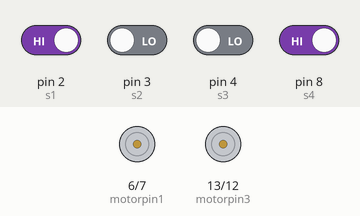
This sketch was run on a simulated Arduino Uno, built with avr-gcc and run on an emulated ATmega328P. Shown: motor-driver pin pairs drawn as motors (green arrow = first pin HIGH = forward, orange = second pin HIGH = backward, longer = more drive, scaled by the enable pin). Inputs (shaded band) come from the test bench; at power-on: pin 2 (s1), pin 8 (s4) HIGH, pin 3 (s2), pin 4 (s3) LOW. What the sketch prints to the serial monitor is not drawn.

Above: at 1.2 s.
1.3 s: pin 2 (s1) driven LOW
At 1.7 s:
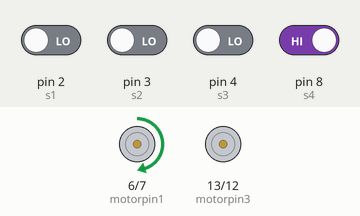
2.8 s: pin 8 (s4) driven LOW
At 4.0 s:
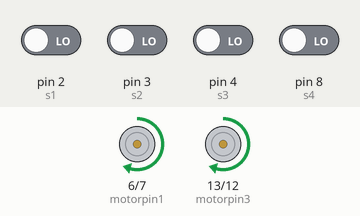
4.3 s: pin 3 (s2) driven HIGH
At 5.2 s:
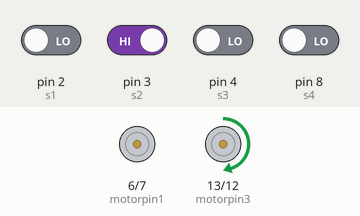
5.8 s: pin 3 (s2) driven LOW
At 6.4 s:
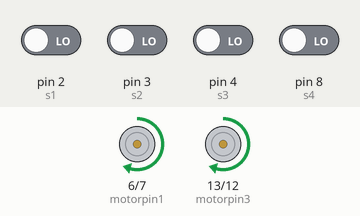
7.3 s: pin 4 (s3) driven HIGH
At 8.5 s:
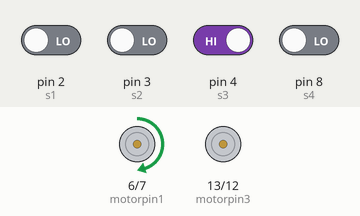
8.8 s: pin 4 (s3) driven LOW
At 9.8 s:
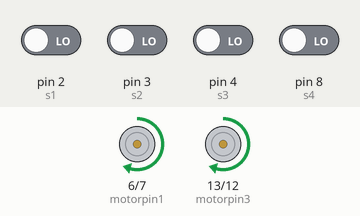
Timing chart, 0 to 11.3 s (numbered marks = the images above; inputs shaded):
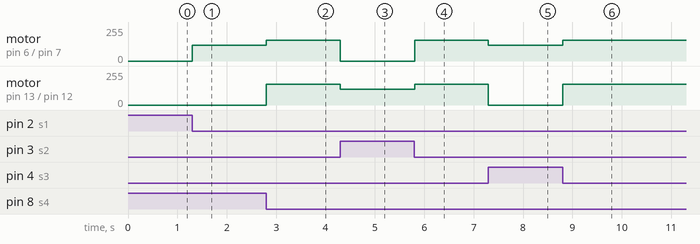

Measured:
- after the input at 1.3 s, motor on pin 6 (motorpin1) / pin 7 (motorpin2): stopped → forward 120/255 at once
- after the input at 2.8 s, motor on pin 6 (motorpin1) / pin 7 (motorpin2): forward 120/255 → forward 155/255 at once; motor on pin 13 (motorpin3) / pin 12 (motorpin4): stopped → forward 155/255 at once
- after the input at 4.3 s, motor on pin 6 (motorpin1) / pin 7 (motorpin2): forward 155/255 → stopped at once; motor on pin 13 (motorpin3) / pin 12 (motorpin4): forward 155/255 → forward 120/255 at once
- after the input at 5.8 s, motor on pin 6 (motorpin1) / pin 7 (motorpin2): stopped → forward 155/255 at once; motor on pin 13 (motorpin3) / pin 12 (motorpin4): forward 120/255 → forward 155/255 at once
- after the input at 7.3 s, motor on pin 6 (motorpin1) / pin 7 (motorpin2): forward 155/255 → forward 120/255 at once; motor on pin 13 (motorpin3) / pin 12 (motorpin4): forward 155/255 → stopped at once
- after the input at 8.8 s, motor on pin 6 (motorpin1) / pin 7 (motorpin2): forward 120/255 → forward 155/255 at once; motor on pin 13 (motorpin3) / pin 12 (motorpin4): stopped → forward 155/255 at once

The sketch:

line_fol_test.ino
```cpp
// EXP M2 Line Follower


int motorpin1 = 6;
int motorpin2 = 7;
int pwm1 = 5;               // LEFT motor pin and pwm

int motorpin3 = 13;
int motorpin4 = 12;
int pwm2 = 10;               // RIGHT motor pin and pwm

int s1 = 2; //orange
int s2 = 3; //white
int s3 = 4; //brown
int s4 = 8; //black                    // sensors

void setup() {
  // Sensor pins declared by pinMode

  Serial.begin(9600);
  pinMode(s1, INPUT);
  pinMode(s2, INPUT);
  pinMode(s3, INPUT);
  pinMode(s4, INPUT);

  // Motor pins and Pulse Width Modulation declared by pinMode
  pinMode(motorpin1, OUTPUT);
  pinMode(motorpin2, OUTPUT);
  pinMode(motorpin3, OUTPUT);
  pinMode(motorpin4, OUTPUT);
  pinMode(pwm1, OUTPUT);
  pinMode(pwm2, OUTPUT);
}

void loop() {

  Serial.print(digitalRead(s1));  // Mark the Sensors for instant Digital Read in 0,1
  Serial.print(digitalRead(s2));
  Serial.print(digitalRead(s3));
  Serial.print(digitalRead(s4));


  if (digitalRead(s1) == 0 && digitalRead(s2) == 1 && digitalRead(s3) == 1 && digitalRead(s4) == 0) {
    //Serial.println("FORWARD");
    forward();
  }
    else if  (digitalRead(s1) == 0 && digitalRead(s2) == 0 && digitalRead(s3) == 1 && digitalRead(s4) == 1) {
      // Serial.println("");
      rightturn();
    }
    else if  (digitalRead(s1) == 0 && digitalRead(s2) == 0 && digitalRead(s3) == 1 && digitalRead(s4) == 0) {
      // Serial.println("");
      rightturn();
    }
    else if  (digitalRead(s1) == 0 && digitalRead(s2) == 0 && digitalRead(s3) == 0 && digitalRead(s4) == 1) {
      // Serial.println("");
      rightturn();
    }

    else if (digitalRead(s1) == 1 && digitalRead(s2) == 1 && digitalRead(s3) == 0 && digitalRead(s4) == 0) {
      //Serial.println("");
      leftturn();
    }
    else if (digitalRead(s1) == 1 && digitalRead(s2) == 0 && digitalRead(s3) == 0 && digitalRead(s4) == 0) {
      //Serial.println("");
      leftturn();
    }
    else if (digitalRead(s1) == 0 && digitalRead(s2) == 1 && digitalRead(s3) == 0 && digitalRead(s4) == 0) {
      //Serial.println("");
      leftturn();
    }

  else if (digitalRead(s1) == 0 && digitalRead(s2) == 0 && digitalRead(s3) == 0 && digitalRead(s4) == 0) {
    //Serial.println("FORWARD");
    forward();
  }

}


// Adjusting Directions

void forward() {
  digitalWrite(motorpin1, HIGH);
  digitalWrite(motorpin2, LOW);
  analogWrite(pwm1, 155);

  digitalWrite(motorpin3, HIGH);
  digitalWrite(motorpin4, LOW);
  analogWrite(pwm2, 155);
}

/* void reverse() {
  digitalWrite(motorpin1, LOW);
  digitalWrite(motorpin2, HIGH);
  analogWrite(pwm1, 200);

  digitalWrite(motorpin3, LOW);
  digitalWrite(motorpin4, HIGH);
  analogWrite(pwm2, 200);
  } */

void leftturn() {
  digitalWrite(motorpin1, LOW);
  digitalWrite(motorpin2, HIGH);
  analogWrite(pwm1, 0);

  digitalWrite(motorpin3, HIGH);
  digitalWrite(motorpin4, LOW);
  analogWrite(pwm2, 120);
}

void rightturn() {
  digitalWrite(motorpin1, HIGH);
  digitalWrite(motorpin2, LOW);
  analogWrite(pwm1, 120);

  digitalWrite(motorpin3, LOW);
  digitalWrite(motorpin4, HIGH);
  analogWrite(pwm2, 0);
}
```
